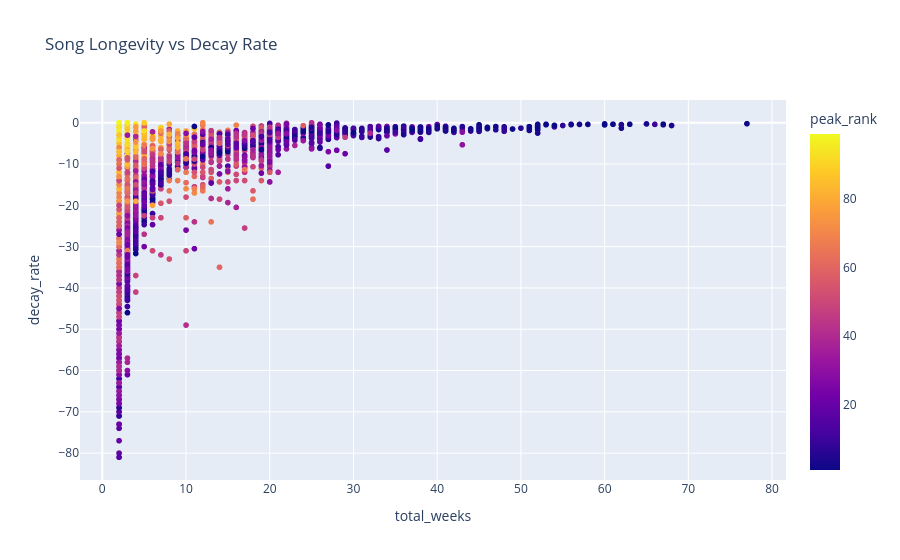

Notebook code cell kept with this figure:
### Code cell
fig = px.scatter(
    decay_df,
    x="total_weeks",
    y="decay_rate",
    color="peak_rank",
    hover_data=["title", "artist", "peak_rank", "end_rank", "post_peak_length"],
    title="Song Longevity vs Decay Rate"
)

fig.show()

### Figure 1 — Plotly figure (JSON) as saved in the notebook; plotly's stock layout.template omitted (floating-point values rounded to 4 significant figures; data arrays with more than 128 entries replaced by an {"elided": "..."} marker saying what was removed)
{"data": [{"customdata": {"elided": "2605x5 mixed values"}, "hovertemplate": "total_weeks=%{x}<br>decay_rate=%{y}<br>title=%{customdata[0]}<br>artist=%{customdata[1]}<br>peak_rank=%{marker.color}<br>end_rank=%{customdata[3]}<br>post_peak_length=%{customdata[4]}<extra></extra>", "legendgroup": "", "marker": {"color": {"elided": "2605 float values"}, "coloraxis": "coloraxis", "symbol": "circle"}, "mode": "markers", "name": "", "showlegend": false, "type": "scattergl", "x": {"elided": "2605 int values"}, "xaxis": "x", "y": {"elided": "2605 float values"}, "yaxis": "y"}], "layout": {"coloraxis": {"colorbar": {"title": {"text": "peak_rank"}}, "colorscale": [[0, "#0d0887"], [0.1111, "#46039f"], [0.2222, "#7201a8"], [0.3333, "#9c179e"], [0.4444, "#bd3786"], [0.5556, "#d8576b"], [0.6667, "#ed7953"], [0.7778, "#fb9f3a"], [0.8889, "#fdca26"], [1, "#f0f921"]]}, "legend": {"tracegroupgap": 0}, "title": {"text": "Song Longevity vs Decay Rate"}, "xaxis": {"anchor": "y", "domain": [0, 1], "title": {"text": "total_weeks"}}, "yaxis": {"anchor": "x", "domain": [0, 1], "title": {"text": "decay_rate"}}}}
